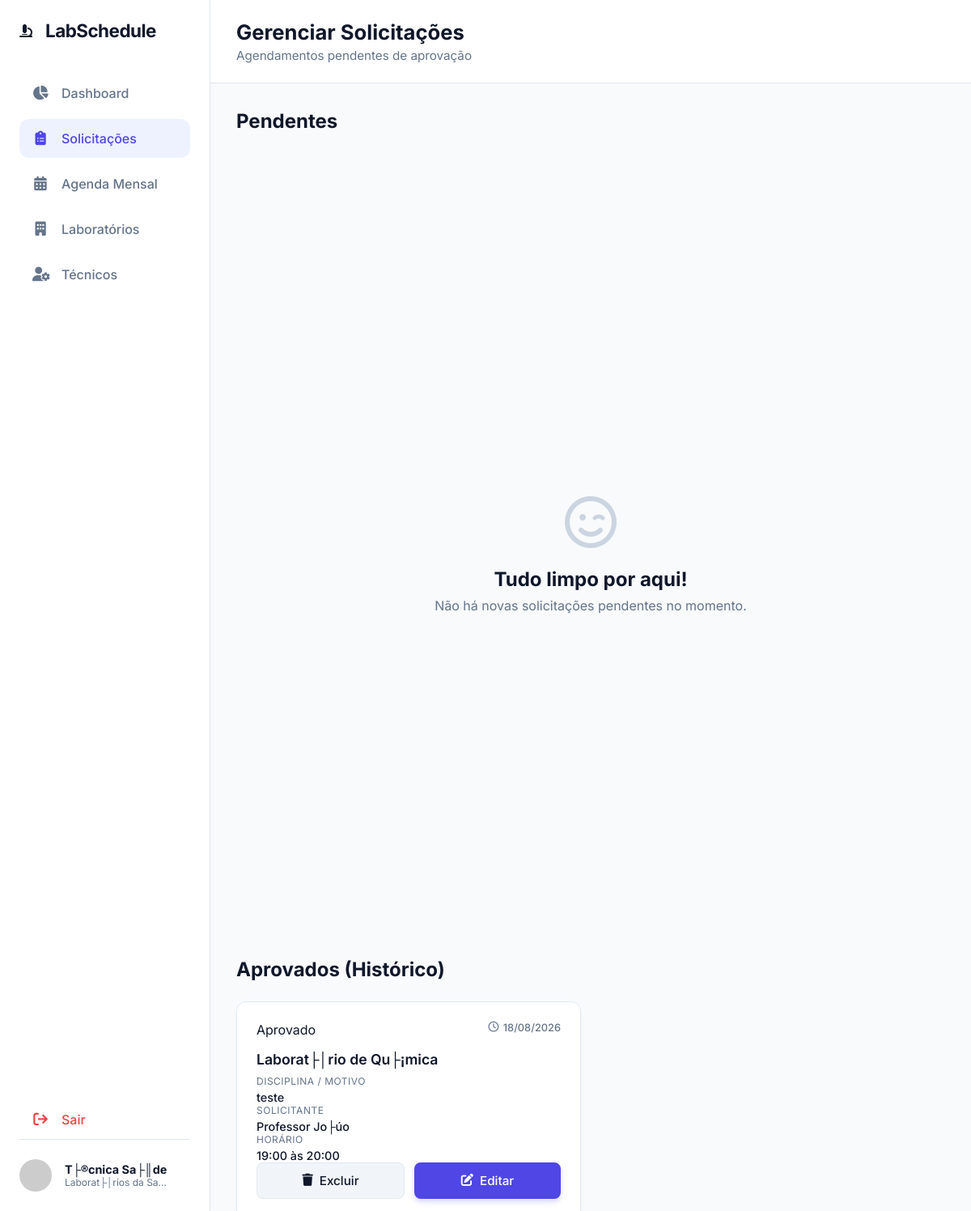
The app's page /views/admin.php (signed in) with its own data.
### tables this page shows
CREATE TABLE `schedules` (
  `id` int(11) NOT NULL AUTO_INCREMENT,
  `requester_name` varchar(100) NOT NULL,
  `lab_id` int(11) NOT NULL,
  `start_time` datetime NOT NULL,
  `end_time` datetime NOT NULL,
  `subject` varchar(150) NOT NULL,
  `notes` text DEFAULT NULL,
  `status` enum('pending','approved','rejected') DEFAULT 'pending',
  `created_at` timestamp NOT NULL DEFAULT current_timestamp(),
  PRIMARY KEY (`id`),
  KEY `lab_id` (`lab_id`),
  CONSTRAINT `schedules_ibfk_2` FOREIGN KEY (`lab_id`) REFERENCES `laboratories` (`id`) ON DELETE CASCADE
);

CREATE TABLE `laboratories` (
  `id` int(11) NOT NULL AUTO_INCREMENT,
  `name` varchar(100) NOT NULL,
  `type` varchar(50) NOT NULL,
  `capacity` int(11) DEFAULT 30,
  `created_at` timestamp NOT NULL DEFAULT current_timestamp(),
  PRIMARY KEY (`id`)
);

### includes/auth_functions.php (called while the page is built, shortened)
<?php
function get_app_user() {
    return [
        'username' => $_SESSION['user'],
        'role' => $_SESSION['role'],
        'name' => $_SESSION['name'],
        'title' => $_SESSION['title']
    ];
}
?>

### views/admin.php (the view, shortened to what this page needs)
<?php
require_once '../includes/auth_functions.php';
$current_user = get_app_user();
$database = new Database();
$db = $database->getConnection();
$schedules = [];
if ($db) {
    $query = "SELECT s.*, s.requester_name as requester, l.name as lab_name
              FROM schedules s
              JOIN laboratories l ON s.lab_id = l.id";
    if ($current_user['role'] === 'tech_eng') {
        $query .= " WHERE l.type IN ('informatica', 'engenharia')";
    } else if ($current_user['role'] === 'tech_saude') {
        $query .= " WHERE l.type = 'saude'";
    }
    $query .= " ORDER BY s.created_at DESC";
    $stmt = $db->query($query);
    if ($stmt) {
        $schedules = $stmt->fetchAll(PDO::FETCH_ASSOC);
    }
}
require_once '../includes/header.php';
require_once '../includes/sidebar.php';
?>
        <main class="main-content admin-content">
            <header class="top-header">
                <div class="header-left">
                    <h1>Gerenciar Solicitações</h1>
                    <p class="current-date">Agendamentos pendentes de aprovação</p>
                </div>
            </header>
            <div class="admin-container">
                <div class="section-title" style="margin-bottom: 1rem; border-bottom: 1px solid rgba(255,255,255,0.1); padding-bottom: 0.5rem;">
                    <h2>Pendentes</h2>
                </div>
                    <?php
                    $has_pending = false;
                    ?>
                <?php if (!$has_pending): ?>
                <div id="empty-state" class="empty-state" style="margin-bottom: 3rem;">
                    <i class="fa-regular fa-face-smile-wink"></i>
                    <h3>Tudo limpo por aqui!</h3>
                    <p>Não há novas solicitações pendentes no momento.</p>
                </div>
                <?php endif; ?>
                <div class="section-title" style="margin-bottom: 1rem; border-bottom: 1px solid rgba(255,255,255,0.1); padding-bottom: 0.5rem;">
                    <h2>Aprovados (Histórico)</h2>
                </div>
                <div class="requests-grid" id="approved-grid">
                    <?php
                    foreach($schedules as $req):
                        if ($req['status'] === 'approved'):
                            $safeTitle = htmlspecialchars($req['subject'] ?? 'Agendamento', ENT_QUOTES);
                    ?>
                    <div class="request-card" data-status="approved">
                        <div class="req-card-header">
                            <span class="status-badge status-approved">Aprovado</span>
                            <span class="req-date"><i class="fa-regular fa-clock"></i> <?php echo date('d/m/Y', strtotime($req['start_time'])); ?></span>
                        </div>
                        <div class="req-card-body">
                            <h3><?php echo htmlspecialchars($req['lab_name']); ?></h3>
                            <div class="info-item">
                                <span class="info-label">Disciplina / Motivo</span>
                                <span class="info-value"><?php echo htmlspecialchars($req['subject']); ?></span>
                            </div>
                            <div class="info-item">
                                <span class="info-label">Solicitante</span>
                                <span class="info-value"><?php echo htmlspecialchars($req['requester']); ?></span>
                            </div>
                            <div class="info-item">
                                <span class="info-label">Horário</span>
                                <span class="info-value"><?php echo date('H:i', strtotime($req['start_time'])); ?> às <?php echo date('H:i', strtotime($req['end_time'])); ?></span>
                            </div>
                        </div>
                        <div class="req-card-actions">
                            <button class="btn btn-secondary" onclick="deleteEvent(<?php echo $req['id']; ?>)"><i class="fa-solid fa-trash"></i> Excluir</button>
                            <button class="btn btn-primary" onclick="openEditEventModal(<?php echo $req['id']; ?>, '<?php echo $req['start_time']; ?>', '<?php echo $req['end_time']; ?>', '<?php echo $req['lab_id']; ?>', '<?php echo $safeTitle; ?>')"><i class="fa-solid fa-pen-to-square"></i> Editar</button>
                        </div>
                    </div>
                    <?php
                        endif;
                    endforeach;
                    ?>
                </div>
            </div>
        </main>
<?php require_once '../includes/footer.php'; ?>

### assets/css/style.css (style rules this page uses)
:root { --primary-color: #4f46e5; --primary-hover: #4338ca; --secondary-color: #10b981; --bg-color: #f8fafc; --surface-color: #ffffff; --surface-hover: #f1f5f9; --text-main: #0f172a; --text-muted: #64748b; --border-color: #e2e8f0; --lab1-color: #3b82f6; --lab2-color: #8b5cf6; --lab3-color: #ec4899; --lab4-color: #f59e0b; --sidebar-width: 260px; --transition-speed: 0.3s; --border-radius: 12px; }
* { margin: 0; padding: 0; box-sizing: border-box; font-family: 'Inter', sans-serif; }
body { background-color: var(--bg-color); color: var(--text-main); height: 100vh; overflow: hidden; }
.main-content { flex: 1; display: flex; flex-direction: column; overflow: hidden; }
.top-header { display: flex; justify-content: space-between; align-items: flex-end; padding: 1.5rem 2rem; background-color: var(--surface-color); border-bottom: 1px solid var(--border-color); }
.header-left h1 { font-size: 1.6rem; font-weight: 700; margin-bottom: 0.25rem; }
.current-date { color: var(--text-muted); font-size: 0.95rem; }
.btn { padding: 0.6rem 1.25rem; border: none; border-radius: 8px; cursor: pointer; font-weight: 500; font-size: 0.95rem; display: flex; align-items: center; gap: 0.5rem; transition: all var(--transition-speed); }
.btn-primary { background-color: var(--primary-color); color: white; box-shadow: 0 4px 6px rgba(79, 70, 229, 0.2); }
.btn-secondary { background-color: var(--surface-hover); color: var(--text-main); border: 1px solid var(--border-color); }
.admin-content { background-color: var(--bg-color); }
.admin-container { padding: 2rem; flex: 1; overflow-y: auto; }
.requests-grid { display: grid; grid-template-columns: repeat(auto-fill, minmax(320px, 1fr)); gap: 1.5rem; }
.request-card { background-color: var(--surface-color); border-radius: 12px; padding: 1.5rem; box-shadow: 0 4px 6px -1px rgba(0, 0, 0, 0.05), 0 2px 4px -1px rgba(0, 0, 0, 0.03); border: 1px solid var(--border-color); transition: transform 0.2s, box-shadow 0.2s, opacity 0.3s; display: flex; flex-direction: column; }
.req-card-header { display: flex; justify-content: space-between; align-items: flex-start; margin-bottom: 1rem; }
.req-date { font-size: 0.8rem; color: var(--text-muted); font-weight: 500; display: flex; align-items: center; gap: 0.35rem; }
.req-card-body h3 { font-size: 1.1rem; font-weight: 600; margin-bottom: 0.5rem; color: var(--text-main); }
.info-item { display: flex; flex-direction: column; }
.info-label { font-size: 0.75rem; color: var(--text-muted); text-transform: uppercase; letter-spacing: 0.5px; margin-bottom: 0.25rem; }
.info-value { font-size: 0.9rem; font-weight: 500; color: var(--text-main); }
.req-card-actions { display: flex; gap: 0.75rem; margin-top: auto; }
.req-card-actions .btn { flex: 1; justify-content: center; padding: 0.75rem; }
.empty-state { display: flex; flex-direction: column; align-items: center; justify-content: center; height: 60vh; color: var(--text-muted); text-align: center; }
.empty-state i { font-size: 4rem; color: #cbd5e1; margin-bottom: 1.5rem; }
.empty-state h3 { font-size: 1.5rem; color: var(--text-main); margin-bottom: 0.5rem; }

### records on screen
schedules: start_time "18/08/2026", lab.name "Laborat├│rio de Qu├¡mica", subject "teste", requester_name "Professor Jo├úo", start_time "19:00", end_time "20:00"

### other values on screen
$current_user['name'] "T├®cnica Sa├║de"
$current_user['title'] "Laborat├│rios da Sa…"
